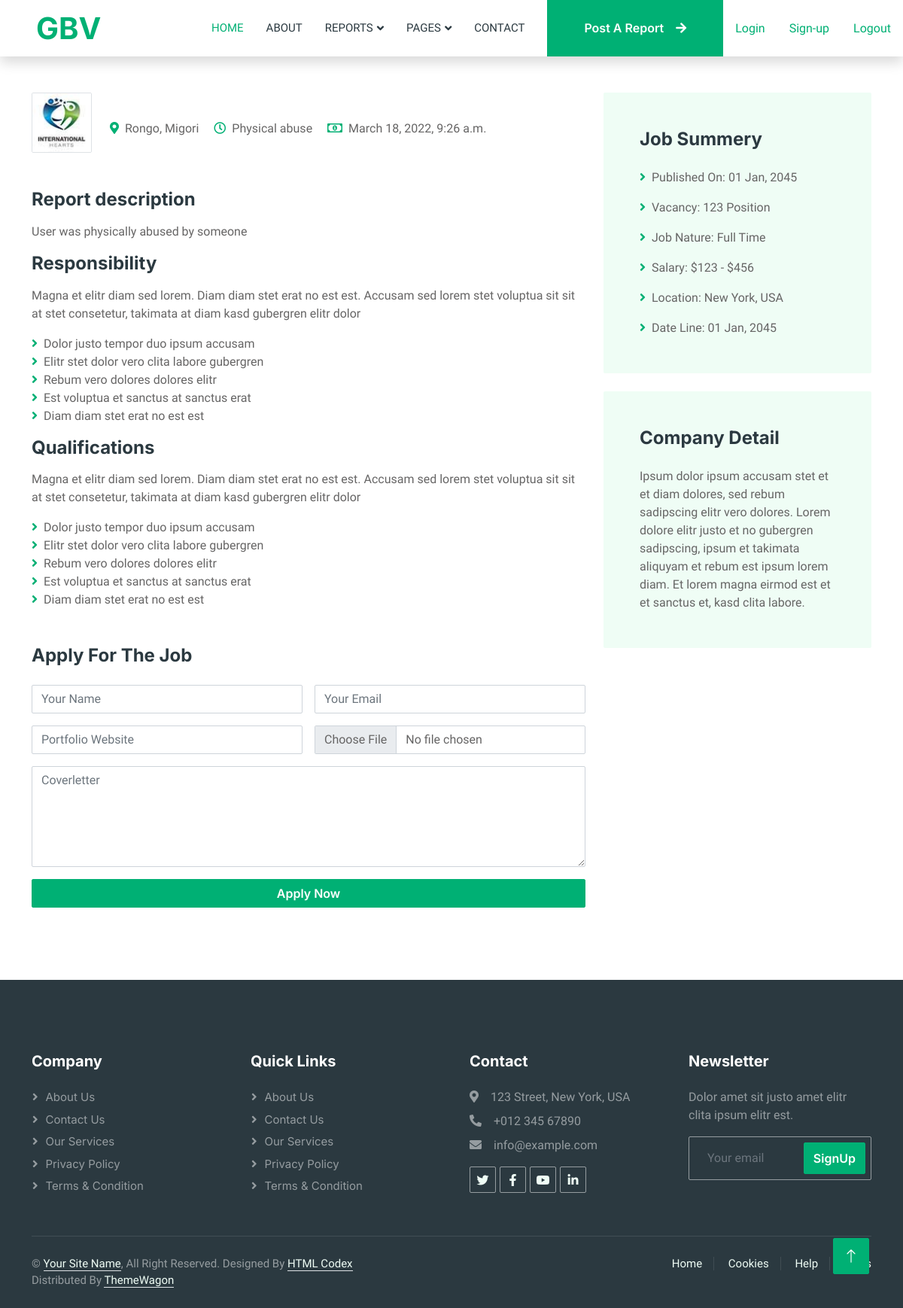
The page /report/2/ (signed in) on the database its author committed.
### gbvcrimereportapp/models.py (models this page shows, shortened)
class Report(models.Model):
    report_title = models.CharField(max_length=100)
    reporter = models.ForeignKey(User, on_delete=models.CASCADE,null=True)
    crime_location = models.CharField(max_length=100)
    type_of_crime = models.CharField(max_length=100)
    crime_description = models.CharField(max_length=100)
    crime_date = models.DateTimeField(default=timezone.now)
    phone_no= models.IntegerField()

### gbvcrimereportapp/views.py (the view)
# urls.py: path('report/<int:report_id>/',report,name='report'),
@login_required(login_url='useraccounts:login')
def report(request,report_id):
    report = Report.objects.get(id=report_id)
    context = {'report':report}
    return render(request,'report.html',context)

### templates/report.html (shortened to what this page needs)
{% extends 'base.html' %}
{% load static %}
{% block content %}
        <div class="container-xxl py-5 wow fadeInUp" data-wow-delay="0.1s">
            <div class="container">
                <div class="row gy-5 gx-4">
                    <div class="col-lg-8">
                        <div class="d-flex align-items-center mb-5">
                            <img class="flex-shrink-0 img-fluid border rounded" src="img/com-logo-2.jpg" alt="" style="width: 80px; height: 80px;">
                            <div class="text-start ps-4">
                                <span class="text-truncate me-3"><i class="fa fa-map-marker-alt text-primary me-2"></i>{{report.crime_location}}</span>
                                <span class="text-truncate me-3"><i class="far fa-clock text-primary me-2"></i>{{report.type_of_crime}}</span>
                                <span class="text-truncate me-0"><i class="far fa-money-bill-alt text-primary me-2"></i>{{report.crime_date}}</span>
                            </div>
                        </div>
                        <div class="mb-5">
                            <h4 class="mb-3">Report description</h4>
                            <p>{{report.crime_description }}</p>
                            <h4 class="mb-3">Responsibility</h4>
                            <p>Magna et elitr diam sed lorem. Diam diam stet erat no est est. Accusam sed lorem stet voluptua sit sit at stet consetetur, takimata at diam kasd gubergren elitr dolor</p>
                            <ul class="list-unstyled">
                                <li><i class="fa fa-angle-right text-primary me-2"></i>Dolor justo tempor duo ipsum accusam</li>
                                <li><i class="fa fa-angle-right text-primary me-2"></i>Elitr stet dolor vero clita labore gubergren</li>
                                <li><i class="fa fa-angle-right text-primary me-2"></i>Rebum vero dolores dolores elitr</li>
                                <li><i class="fa fa-angle-right text-primary me-2"></i>Est voluptua et sanctus at sanctus erat</li>
                                <li><i class="fa fa-angle-right text-primary me-2"></i>Diam diam stet erat no est est</li>
                            </ul>
                            <h4 class="mb-3">Qualifications</h4>
                            <p>Magna et elitr diam sed lorem. Diam diam stet erat no est est. Accusam sed lorem stet voluptua sit sit at stet consetetur, takimata at diam kasd gubergren elitr dolor</p>
                            <ul class="list-unstyled">
                                <li><i class="fa fa-angle-right text-primary me-2"></i>Dolor justo tempor duo ipsum accusam</li>
                                <li><i class="fa fa-angle-right text-primary me-2"></i>Elitr stet dolor vero clita labore gubergren</li>
                                <li><i class="fa fa-angle-right text-primary me-2"></i>Rebum vero dolores dolores elitr</li>
                                <li><i class="fa fa-angle-right text-primary me-2"></i>Est voluptua et sanctus at sanctus erat</li>
                                <li><i class="fa fa-angle-right text-primary me-2"></i>Diam diam stet erat no est est</li>
                            </ul>
                        </div>
                        <div class="">
                            <h4 class="mb-4">Apply For The Job</h4>
                            <form>
                                <div class="row g-3">
                                    <div class="col-12 col-sm-6">
                                        <input type="text" class="form-control" placeholder="Your Name">
                                    </div>
                                    <div class="col-12 col-sm-6">
                                        <input type="email" class="form-control" placeholder="Your Email">
                                    </div>
                                    <div class="col-12 col-sm-6">
                                        <input type="text" class="form-control" placeholder="Portfolio Website">
                                    </div>
                                    <div class="col-12 col-sm-6">
                                        <input type="file" class="form-control bg-white">
                                    </div>
                                    <div class="col-12">
                                        <textarea class="form-control" rows="5" placeholder="Coverletter"></textarea>
                                    </div>
                                    <div class="col-12">
                                        <button class="btn btn-primary w-100" type="submit">Apply Now</button>
                                    </div>
                                </div>
                            </form>
                        </div>
                    </div>
                    <div class="col-lg-4">
                        <div class="bg-light rounded p-5 mb-4 wow slideInUp" data-wow-delay="0.1s">
                            <h4 class="mb-4">Job Summery</h4>
                            <p><i class="fa fa-angle-right text-primary me-2"></i>Published On: 01 Jan, 2045</p>
                            <p><i class="fa fa-angle-right text-primary me-2"></i>Vacancy: 123 Position</p>
                            <p><i class="fa fa-angle-right text-primary me-2"></i>Job Nature: Full Time</p>
                            <p><i class="fa fa-angle-right text-primary me-2"></i>Salary: $123 - $456</p>
                            <p><i class="fa fa-angle-right text-primary me-2"></i>Location: New York, USA</p>
                            <p class="m-0"><i class="fa fa-angle-right text-primary me-2"></i>Date Line: 01 Jan, 2045</p>
                        </div>
                        <div class="bg-light rounded p-5 wow slideInUp" data-wow-delay="0.1s">
                            <h4 class="mb-4">Company Detail</h4>
                            <p class="m-0">Ipsum dolor ipsum accusam stet et et diam dolores, sed rebum sadipscing elitr vero dolores. Lorem dolore elitr justo et no gubergren sadipscing, ipsum et takimata aliquyam et rebum est ipsum lorem diam. Et lorem magna eirmod est et et sanctus et, kasd clita labore.</p>
                        </div>
                    </div>
                </div>
            </div>
        </div>
    {% endblock content %}

### static/css/style.css (style rules this page uses)
:root { --primary: #00B074; --secondary: #2B9BFF; --light: #EFFDF5; --dark: #2B3940; }
.btn { font-family: 'Inter', sans-serif; font-weight: 600; transition: .5s; }
.btn.btn-primary, .btn.btn-secondary { color: #FFFFFF; }

### rows shown on the page
Report: crime_location "Rongo, Migori", type_of_crime "Physical abuse", crime_date "March 18, 2022, 9:26 a.m.", crime_description "User was physically abused by someone"
